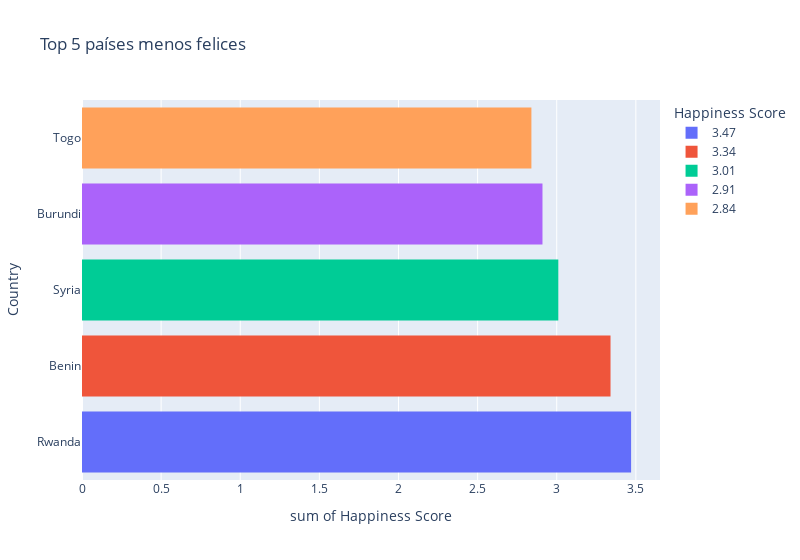

Write notebook code for a chart like this one.
### Code cell
topnofelices =px.histogram(df15.tail(),x="Happiness Score", y="Country", color= "Happiness Score", width=800, title="Top 5 países menos felices")
topnofelices.show()

### Figure 1 — Plotly figure (JSON) as saved in the notebook; plotly's stock layout.template omitted (floating-point values rounded to 4 significant figures)
{"data": [{"alignmentgroup": "True", "bingroup": "y", "histfunc": "sum", "hovertemplate": "Happiness Score=3.47<br>sum of Happiness Score=%{x}<br>Country=%{y}<extra></extra>", "legendgroup": "3.47", "marker": {"color": "#636efa", "pattern": {"shape": ""}}, "name": "3.47", "offsetgroup": "3.47", "orientation": "h", "showlegend": true, "type": "histogram", "x": [3.47], "xaxis": "x", "y": ["Rwanda"], "yaxis": "y"}, {"alignmentgroup": "True", "bingroup": "y", "histfunc": "sum", "hovertemplate": "Happiness Score=3.34<br>sum of Happiness Score=%{x}<br>Country=%{y}<extra></extra>", "legendgroup": "3.34", "marker": {"color": "#EF553B", "pattern": {"shape": ""}}, "name": "3.34", "offsetgroup": "3.34", "orientation": "h", "showlegend": true, "type": "histogram", "x": [3.34], "xaxis": "x", "y": ["Benin"], "yaxis": "y"}, {"alignmentgroup": "True", "bingroup": "y", "histfunc": "sum", "hovertemplate": "Happiness Score=3.01<br>sum of Happiness Score=%{x}<br>Country=%{y}<extra></extra>", "legendgroup": "3.01", "marker": {"color": "#00cc96", "pattern": {"shape": ""}}, "name": "3.01", "offsetgroup": "3.01", "orientation": "h", "showlegend": true, "type": "histogram", "x": [3.01], "xaxis": "x", "y": ["Syria"], "yaxis": "y"}, {"alignmentgroup": "True", "bingroup": "y", "histfunc": "sum", "hovertemplate": "Happiness Score=2.91<br>sum of Happiness Score=%{x}<br>Country=%{y}<extra></extra>", "legendgroup": "2.91", "marker": {"color": "#ab63fa", "pattern": {"shape": ""}}, "name": "2.91", "offsetgroup": "2.91", "orientation": "h", "showlegend": true, "type": "histogram", "x": [2.91], "xaxis": "x", "y": ["Burundi"], "yaxis": "y"}, {"alignmentgroup": "True", "bingroup": "y", "histfunc": "sum", "hovertemplate": "Happiness Score=2.84<br>sum of Happiness Score=%{x}<br>Country=%{y}<extra></extra>", "legendgroup": "2.84", "marker": {"color": "#FFA15A", "pattern": {"shape": ""}}, "name": "2.84", "offsetgroup": "2.84", "orientation": "h", "showlegend": true, "type": "histogram", "x": [2.84], "xaxis": "x", "y": ["Togo"], "yaxis": "y"}], "layout": {"barmode": "relative", "legend": {"title": {"text": "Happiness Score"}, "tracegroupgap": 0}, "title": {"text": "Top 5 países menos felices"}, "width": 800, "xaxis": {"anchor": "y", "categoryarray": [3.47, 3.34, 3.01, 2.91, 2.84], "categoryorder": "array", "domain": [0, 1], "title": {"text": "sum of Happiness Score"}}, "yaxis": {"anchor": "x", "domain": [0, 1], "title": {"text": "Country"}}}}
